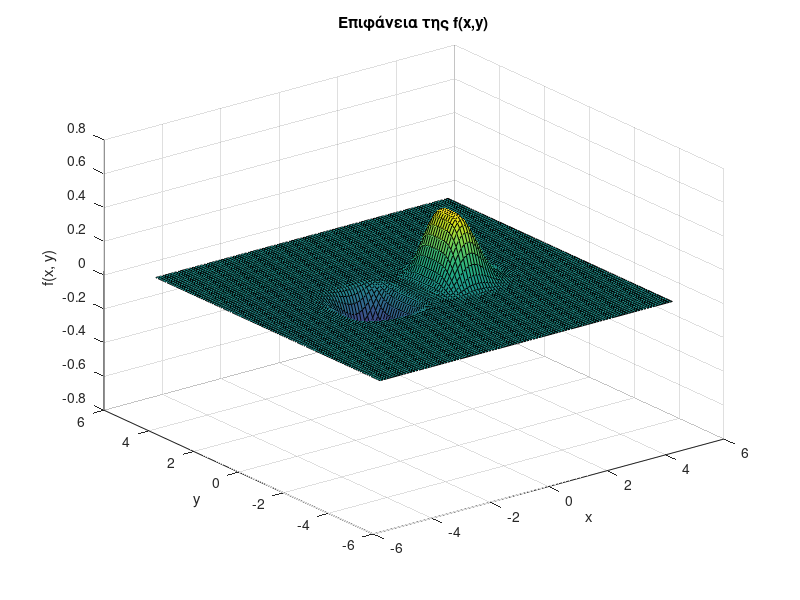

Here is the MATLAB script that generated this plot: (Note: this script raises an error after producing the figure.)
clc; clear; close all;

f = @(x, y) x.^3 .* exp(- x.^2 - y.^4);

% 3D διάγραμμα συνάρτηση f
[xg, yg] = meshgrid(-5:0.1:5, -5:0.1:5);
zg = f(xg, yg);

figure;
surf(xg, yg, zg);
xlabel('x'); ylabel('y'); zlabel('f(x, y)');
title('Επιφάνεια της f(x,y)');
hold on;

% Αρχικοποίηση δεδομένων
startingPoints = [0 0; -1 -1; 1 1];
epsilon = 0.001;
gamma0 = 1;

all_results = cell(3,3);

% Δεδομένα για όλα τα είδη γ και για διαφορετικά starting points
for i = 1:3           % method of γ
    for j = 1:3       % starting point
        fprintf('Μέθοδος %d, αρχικό σημείο %d, %d\n', i, startingPoints(j,1), startingPoints(j,2));
        
        obj = SteepestDescent(f, startingPoints(j,:), epsilon, gamma0, i);
        trajectory = obj.sD();
        
        % Έλεγχος για κενά αποτελέσματα
        if isempty(trajectory) || size(trajectory, 1) < 2
            fprintf('Warning: Empty or short trajectory for method %d with starting point %d, %d\n', i, startingPoints(j,1), startingPoints(j,2));
            all_results{i,j} = [];
            continue;
        end
        
        all_results{i,j} = trajectory;
        fprintf('Επαναλήψεις: %d, Τελικό σημείο: (%.4f, %.4f)\n', ...
                size(trajectory, 1), trajectory(end, 2), trajectory(end, 3));

    end
end

legend show;

%% Διάγραμμα Επαναλήψεων και Αρχικού Σημείου
figure;
iterations = zeros(3,3);

for i = 1:3
    for j = 1:3
        if ~isempty(all_results{i,j}) && size(all_results{i,j}, 1) > 0
            iterations(i,j) = all_results{i,j}(end, 1) + 1; % +1 γιατί ξεκινάει από 0
        else
            iterations(i,j) = 0;
        end
    end
end

bar(iterations);
xlabel('Μέθοδος γ');
ylabel('Επαναλήψεις');
title('Αριθμός επαναλήψεων');
set(gca, 'XTickLabel', {'Σταθερό γ', 'Golden Section', 'Armijo'});
legend('Start (0,0)', 'Start (-1,-1)', 'Start (1,1)');

%% === 3 SEPARATE FIGURES ===

colors = {'red', 'blue', 'green'};
method_names = {'Σταθερό γ', 'Golden Section', 'Armijo'};

for i = 1:3
    figure('Position', [200 + 300*(i-1), 200, 600, 500]);

    % Contour
    contour(xg, yg, zg, 10);
    hold on; grid on;
    title(['Τροχιές Σύγκλισης - ', method_names{i}]);
    xlabel('x'); ylabel('y');

    % Add trajectories for the 3 starting points
    for j = 1:3
        if ~isempty(all_results{i,j}) && size(all_results{i,j}, 1) > 1
            data = all_results{i,j};

            % Line
            plot(data(:,2), data(:,3), '-', ...
                'LineWidth', 1.2, ...
                'Color', colors{j}, ...
                'DisplayName', ['Start ', num2str(j)]);

            % Markers
            plot(data(:,2), data(:,3), 'o', ...
                'LineWidth', 1, ...
                'MarkerSize', 4, ...
                'Color', colors{j}, ...
                'MarkerFaceColor', colors{j});
        end
    end

    legend show;
    colorbar;
end
